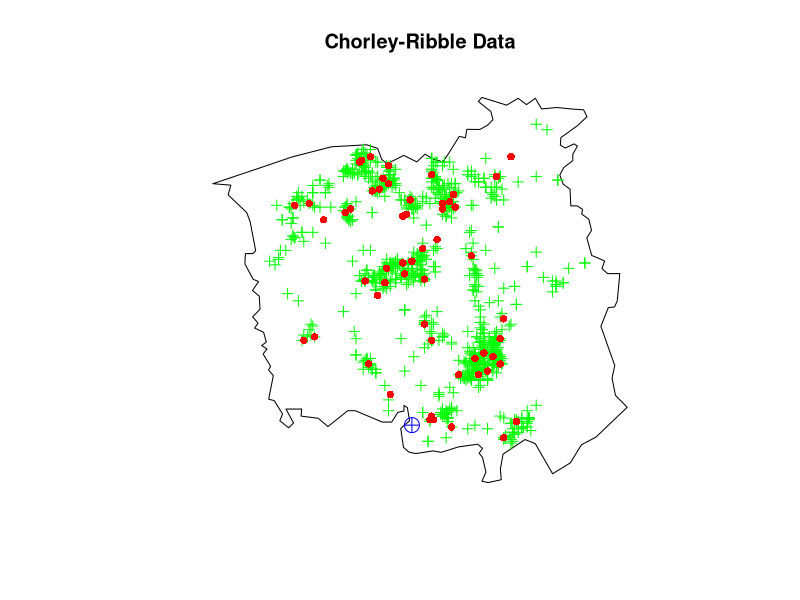
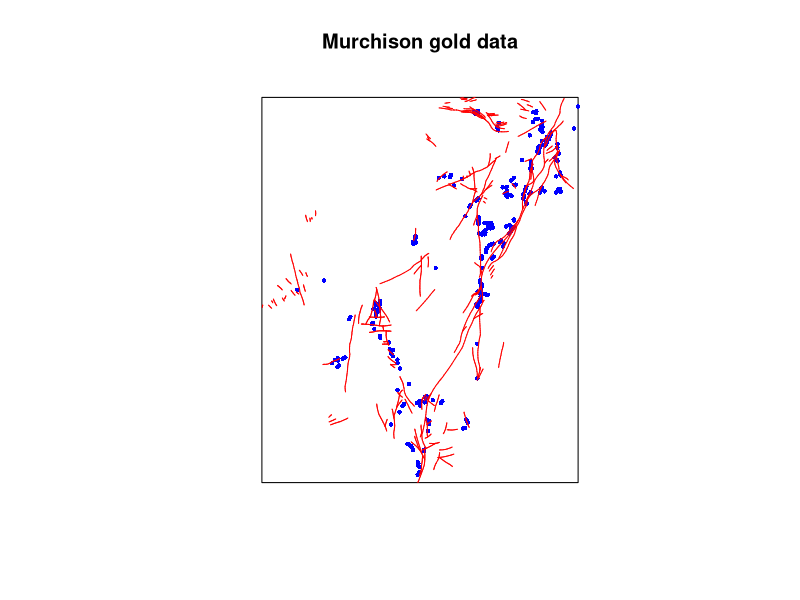
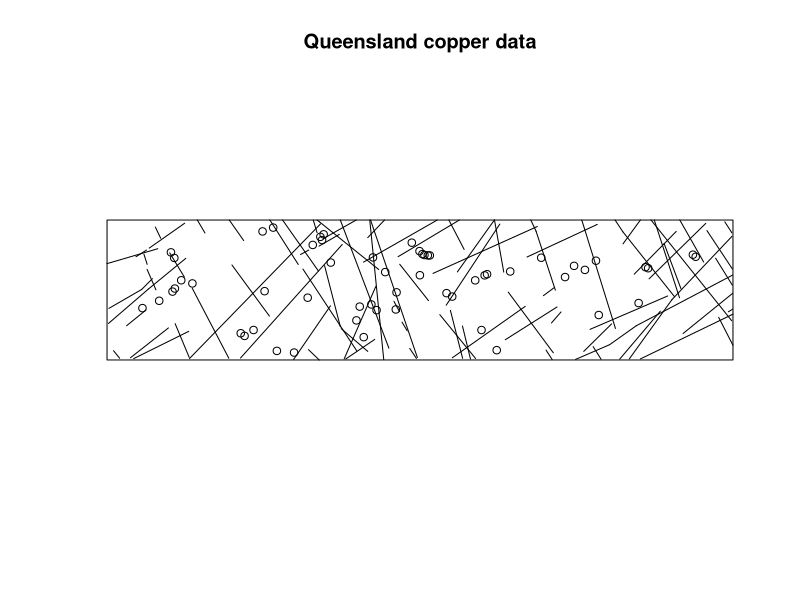
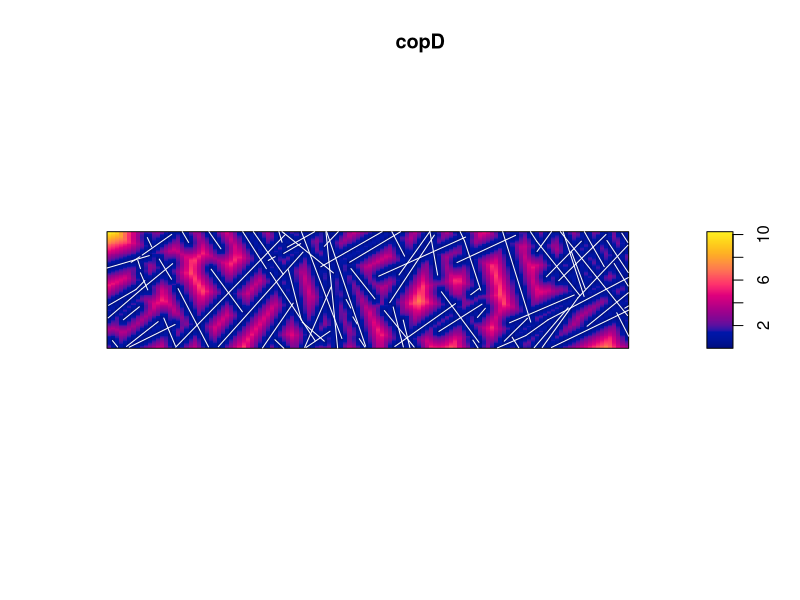
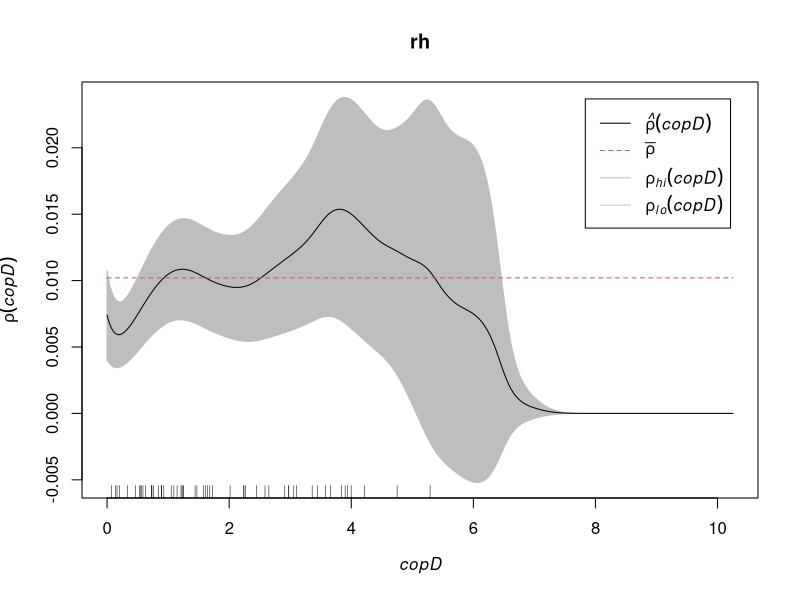
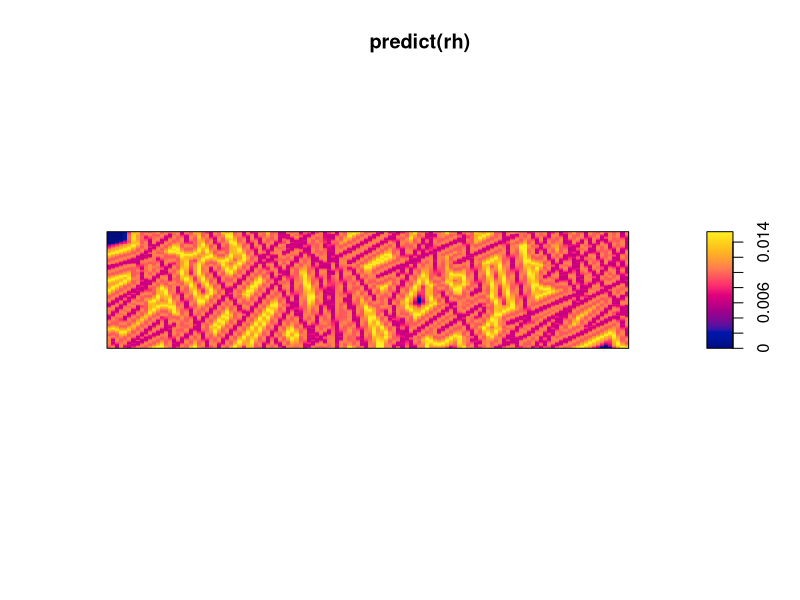
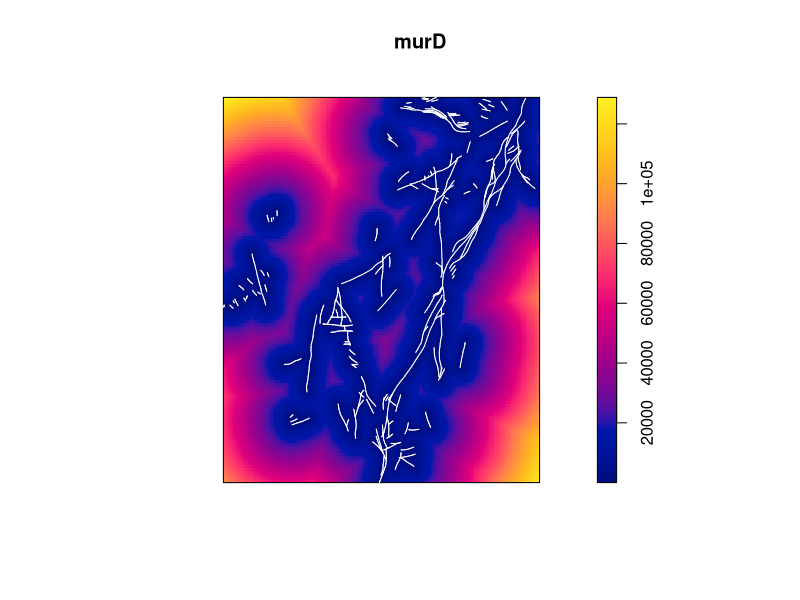
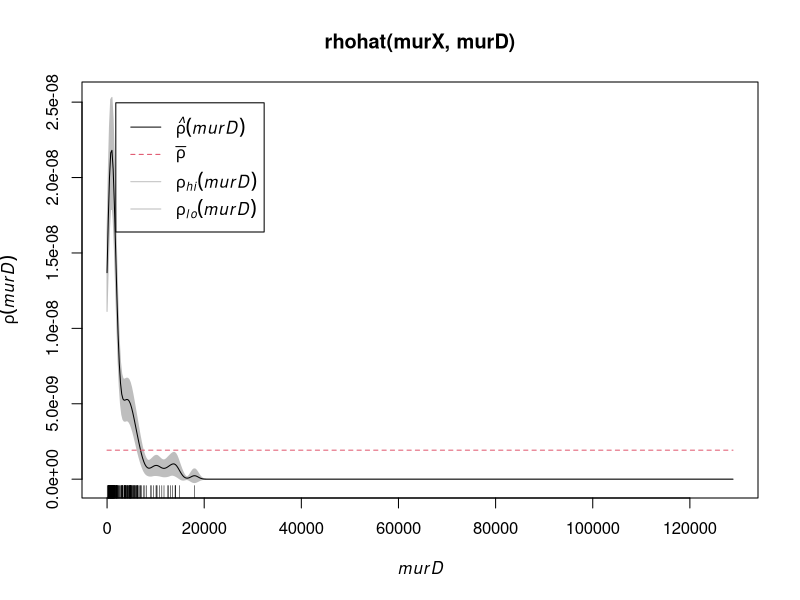

Reproduce these figures in R, in order. (Note: this script raises an error after producing the figures.)
#'      Course on analysing spatial point patterns with spatstat
#'                     Melbourne, September 2018
#' 
#'                   Lecturer's R script 
#'                  Session 3: Intensity dependent on a covariate
#' 
#'  Copyright (c) Adrian Baddeley, Ege Rubak, Rolf Turner and Tilman Davies 2018
#'
library(spatstat)

chorley.extra$plotit()
#' [Discuss problem]

murX <- murchison$gold
murL <- murchison$faults
plot(murX, main="Murchison gold data", chars=16, cex=0.6, cols="blue")
plot(murL, add=TRUE, col="red")
#' [Discuss problem]

copP <- rotate(copper$SouthPoints, pi/2)
copL <- rotate(copper$SouthLines, pi/2)
plot(copP, main="Queensland copper data")
plot(copL, add=TRUE)

copD <- distmap(copL)
plot(copD)
plot(copL, add=TRUE, col="white")
#' distance to nearest fault

#' [divide range of covariate into bands]
facD <- cut(copD, breaks=5)
tesD <- tess(image=facD)
copQ <- quadratcount(copP, tess=tesD)
copQ
intensity(copQ)

#' 
rh <- rhohat(copP, copD)
plot(rh)
#' [Explain theory]
rh
plot(predict(rh))

#' gold data
murD <- distmap(murL)
plot(murD)
plot(murL, add=TRUE, col="white")

plot(rhohat(murX, murD))

berman.test(copP, copD)
bt <- .Last.value
plot(bt)
#' [Explain theory]

bt2 <- berman.test(copP, copD, which="Z2")
plot(bt2)
#' [Explain theory]

plot(roc(copP, copD))
plot(roc(murX, murD, high=FALSE))
